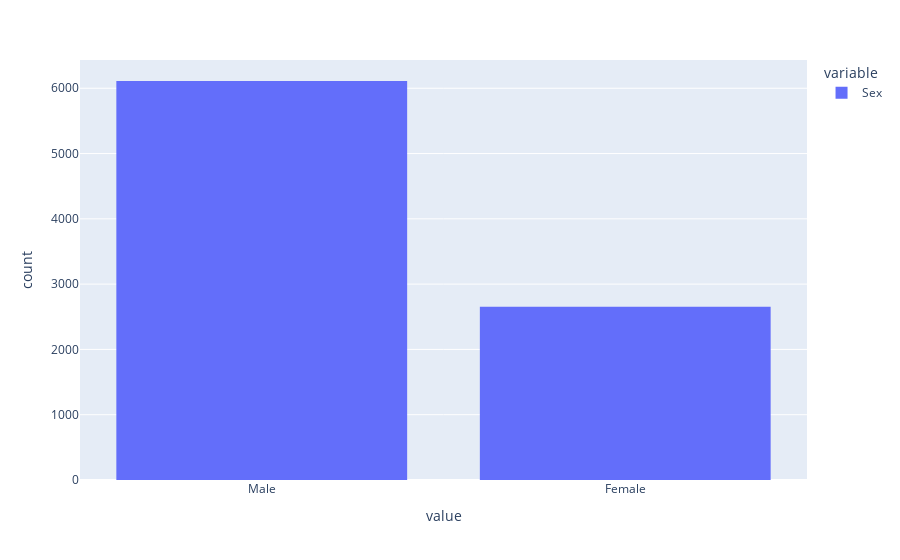

The cell this chart's notebook holds for it:
### Code cell
fig = px.histogram(dfheart['Sex'])
fig.show()

### Figure 1 — Plotly figure (JSON) as saved in the notebook; plotly's stock layout.template omitted (floating-point values rounded to 4 significant figures; data arrays with more than 128 entries replaced by an {"elided": "..."} marker saying what was removed)
{"data": [{"alignmentgroup": "True", "bingroup": "x", "hovertemplate": "variable=Sex<br>value=%{x}<br>count=%{y}<extra></extra>", "legendgroup": "Sex", "marker": {"color": "#636efa", "pattern": {"shape": ""}}, "name": "Sex", "offsetgroup": "Sex", "orientation": "v", "showlegend": true, "type": "histogram", "x": {"elided": "8763 str values"}, "xaxis": "x", "yaxis": "y"}], "layout": {"barmode": "relative", "legend": {"title": {"text": "variable"}, "tracegroupgap": 0}, "margin": {"t": 60}, "xaxis": {"anchor": "y", "domain": [0, 1], "title": {"text": "value"}}, "yaxis": {"anchor": "x", "domain": [0, 1], "title": {"text": "count"}}}}
